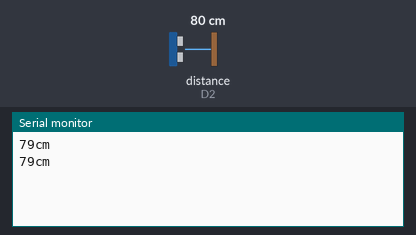
Simulated run of this sketch. Board: ESP8266 (NodeMCU). Parts: the last lines printed to the serial monitor. Wiring (inferred from the names in the program): ultrasonic range finder: trigger D1; echo D2. The inputs (shaded band) are chosen by the test bench; at power-on: distance to the obstacle (sensor on D2) 80 cm. The echo pulse lasts 58.3 µs per cm.

Above: at 1.8 s.
1.9 s: distance to the obstacle (sensor on D2) set to 2 cm
At 2.8 s:
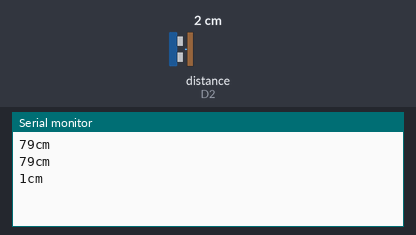
3.4 s: distance to the obstacle (sensor on D2) set to 4 cm
At 4.7 s:
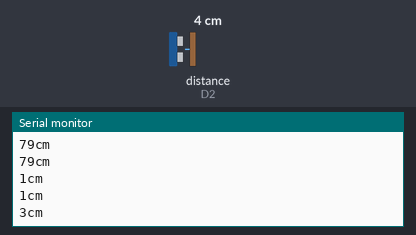
Timing chart, 0 to 6.4 s (numbered marks = the images above; inputs shaded):
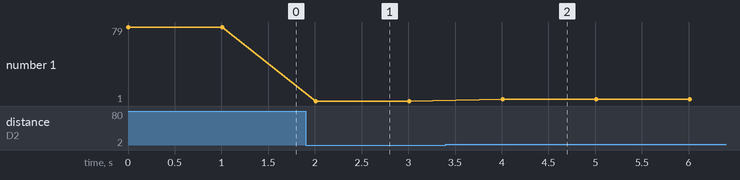

The sketch:

Distance_HYSRF05.ino
```cpp
/***********************************
Count Distance using HY_SRF50 sensor
By Sony, August 15.2020
***********************************/
//For Arduino Microcontroller
//const int trigPin = 3;
//const int echoPin = 4;

//For ESP8266 Microcontroller
const int trigPin = D1;
const int echoPin = D2;

//For ESP32 Microcontroller
//const int trigPin = 5;
//const int echoPin = 4;

void setup() {
  // put your setup code here, to run once:
  Serial.begin(115200);
  pinMode(trigPin, OUTPUT);
  pinMode(echoPin, INPUT);
}
void distance(){
  unsigned long duration; // Time varailable
  int distance;           // Distance varailable
  digitalWrite(trigPin,0);   // Turn Off Trig pin
  delayMicroseconds(2);
  digitalWrite(trigPin,1);   // Pulse from trig pin
  delayMicroseconds(10);   // Pulse length = 10 microSeconds
  digitalWrite(trigPin,0);   // tắt chân trig
  duration = pulseIn(echoPin, HIGH);
  // Count Distance
  distance = int(duration/2/29.412);
  // Print to Serial
  Serial.print(distance);
  Serial.println("cm");
  delay(1000);
}
void loop(){
  distance();
}
```

Measured:
- after the input at 1.9 s, the serial monitor: prints a new line after 0.11 s (image 1)
- after the input at 3.4 s, the serial monitor: prints a new line after 0.61 s (image 2)
- plotted number 1: 79 → 1 after the input at 1.9 s, 1 → 3 after the input at 3.4 s
